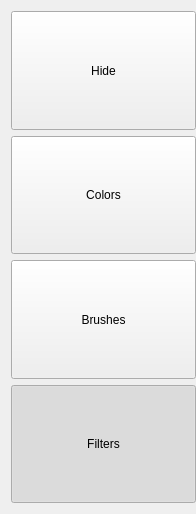
<?xml version="1.0" encoding="UTF-8"?>
<ui version="4.0">
 <class>LeftMenuWidget</class>
 <widget class="QFrame" name="LeftMenuWidget">
  <property name="geometry">
   <rect>
    <x>0</x>
    <y>0</y>
    <width>196</width>
    <height>514</height>
   </rect>
  </property>
  <property name="windowTitle">
   <string>Frame</string>
  </property>
  <property name="frameShape">
   <enum>QFrame::NoFrame</enum>
  </property>
  <property name="lineWidth">
   <number>0</number>
  </property>
  <layout class="QVBoxLayout" name="verticalLayout">
   <property name="rightMargin">
    <number>0</number>
   </property>
   <item>
    <widget class="QToolButton" name="hideButton">
     <property name="sizePolicy">
      <sizepolicy hsizetype="Minimum" vsizetype="Minimum">
       <horstretch>0</horstretch>
       <verstretch>0</verstretch>
      </sizepolicy>
     </property>
     <property name="text">
      <string>Hide</string>
     </property>
    </widget>
   </item>
   <item>
    <widget class="QToolButton" name="colorsButton">
     <property name="sizePolicy">
      <sizepolicy hsizetype="Minimum" vsizetype="Minimum">
       <horstretch>0</horstretch>
       <verstretch>0</verstretch>
      </sizepolicy>
     </property>
     <property name="text">
      <string>Colors</string>
     </property>
     <property name="checkable">
      <bool>true</bool>
     </property>
    </widget>
   </item>
   <item>
    <widget class="QToolButton" name="brushesButton">
     <property name="sizePolicy">
      <sizepolicy hsizetype="Minimum" vsizetype="Minimum">
       <horstretch>0</horstretch>
       <verstretch>0</verstretch>
      </sizepolicy>
     </property>
     <property name="text">
      <string>Brushes</string>
     </property>
     <property name="checkable">
      <bool>true</bool>
     </property>
    </widget>
   </item>
   <item>
    <widget class="QToolButton" name="filtersButton">
     <property name="sizePolicy">
      <sizepolicy hsizetype="Minimum" vsizetype="Minimum">
       <horstretch>0</horstretch>
       <verstretch>0</verstretch>
      </sizepolicy>
     </property>
     <property name="text">
      <string>Filters</string>
     </property>
     <property name="checkable">
      <bool>true</bool>
     </property>
     <property name="checked">
      <bool>true</bool>
     </property>
    </widget>
   </item>
  </layout>
 </widget>
 <resources/>
 <connections/>
</ui>
